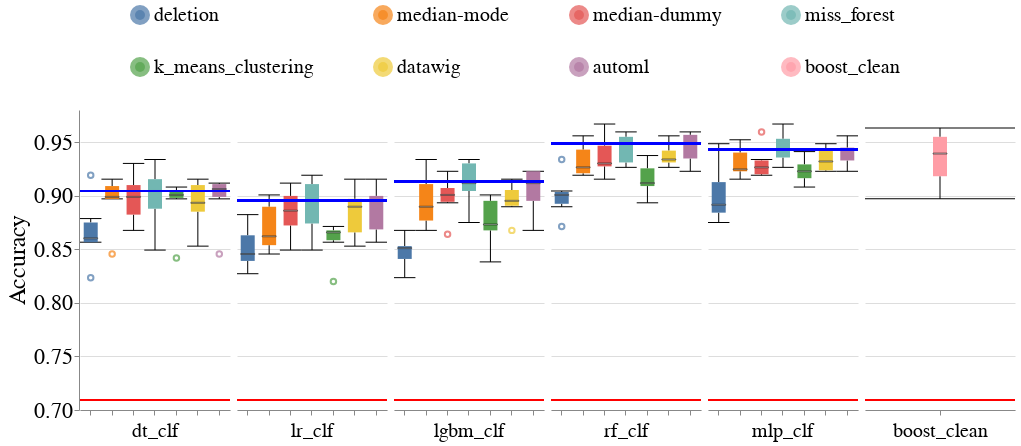

The notebook cell this image was saved under:
### Markdown cell above
### Overall Metrics

### Code cell
create_box_plots_for_diff_imputers_and_models(dataset_name=DATASET_NAME,
                                              metric_name='accuracy',
                                              db_client=db_client)

### Figure 1 — Vega-Lite specification as saved in the notebook (floating-point values rounded to 4 significant figures; data arrays with more than 128 entries replaced by an {"elided": "..."} marker saying what was removed)
{"config": {"view": {"continuousWidth": 400, "continuousHeight": 300, "stroke": null}, "axis": {"labelFontSize": 22, "labelFontWeight": "normal", "titleFontSize": 24, "titleFontWeight": "normal"}, "facet": {"spacing": 5}, "header": {"labelFontSize": 20, "labelOrient": "bottom", "labelPadding": 5, "titleFontSize": 24}, "legend": {"columns": 4, "direction": "horizontal", "labelFontSize": 20, "labelLimit": 400, "orient": "top", "symbolOffset": 50, "symbolStrokeWidth": 10, "titleAnchor": "middle", "titleFontSize": 22, "titleLimit": 300}, "title": {"fontSize": 24}}, "data": {"name": "data-5fa1649ed473424486d4f883931f65cc"}, "facet": {"column": {"field": "Model_Name", "sort": ["dt_clf", "lr_clf", "lgbm_clf", "rf_clf", "mlp_clf"], "title": null, "type": "nominal"}}, "spec": {"layer": [{"mark": {"type": "boxplot", "median": {"stroke": "black", "strokeWidth": 0.7}, "ticks": true}, "encoding": {"color": {"field": "Null_Imputer_Name", "sort": ["deletion", "median-mode", "median-dummy", "miss_forest", "k_means_clustering", "datawig", "automl", "boost_clean"], "title": null, "type": "nominal"}, "x": {"axis": {"labels": false}, "field": "Null_Imputer_Name", "sort": ["deletion", "median-mode", "median-dummy", "miss_forest", "k_means_clustering", "datawig", "automl", "boost_clean"], "title": null, "type": "nominal"}, "y": {"field": "Metric_Value", "scale": {"zero": false}, "title": "Accuracy", "type": "quantitative"}}}, {"mark": "rule", "encoding": {"color": {"value": "blue"}, "size": {"value": 2}, "y": {"field": "Baseline_Median", "type": "quantitative"}}}, {"mark": "rule", "encoding": {"color": {"value": "red"}, "size": {"value": 2}, "y": {"field": "Base_Rate", "type": "quantitative"}}}], "width": 150}, "resolve": {"scale": {"x": "independent"}}, "$schema": "https://vega.github.io/schema/vega-lite/v4.17.0.json", "datasets": {"data-5fa1649ed473424486d4f883931f65cc": {"elided": "216 records"}}}
